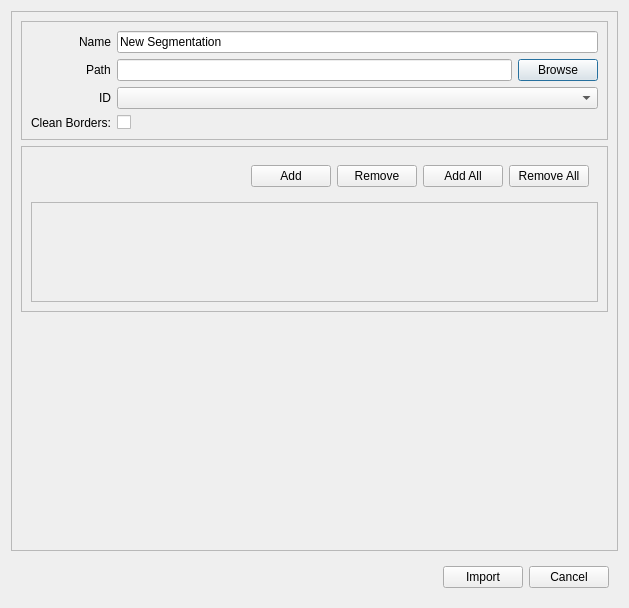
<?xml version="1.0" encoding="UTF-8"?>
<ui version="4.0">
 <class>SegmentImporter</class>
 <widget class="QDialog" name="SegmentImporter">
  <property name="geometry">
   <rect>
    <x>0</x>
    <y>0</y>
    <width>629</width>
    <height>608</height>
   </rect>
  </property>
  <property name="windowTitle">
   <string>Dialog</string>
  </property>
  <layout class="QVBoxLayout" name="verticalLayout">
   <item>
    <widget class="QFrame" name="frame_Additional">
     <property name="minimumSize">
      <size>
       <width>0</width>
       <height>200</height>
      </size>
     </property>
     <property name="frameShape">
      <enum>QFrame::StyledPanel</enum>
     </property>
     <property name="frameShadow">
      <enum>QFrame::Raised</enum>
     </property>
     <property name="lineWidth">
      <number>2</number>
     </property>
     <layout class="QVBoxLayout" name="verticalLayout_2">
      <item>
       <widget class="QFrame" name="frame_Mendatory">
        <property name="sizePolicy">
         <sizepolicy hsizetype="Minimum" vsizetype="Maximum">
          <horstretch>0</horstretch>
          <verstretch>0</verstretch>
         </sizepolicy>
        </property>
        <property name="minimumSize">
         <size>
          <width>0</width>
          <height>0</height>
         </size>
        </property>
        <property name="maximumSize">
         <size>
          <width>16777215</width>
          <height>16777215</height>
         </size>
        </property>
        <property name="frameShape">
         <enum>QFrame::StyledPanel</enum>
        </property>
        <property name="frameShadow">
         <enum>QFrame::Plain</enum>
        </property>
        <property name="lineWidth">
         <number>2</number>
        </property>
        <layout class="QFormLayout" name="formLayout">
         <property name="labelAlignment">
          <set>Qt::AlignRight|Qt::AlignTrailing|Qt::AlignVCenter</set>
         </property>
         <item row="2" column="0">
          <widget class="QLabel" name="label">
           <property name="text">
            <string>Path</string>
           </property>
          </widget>
         </item>
         <item row="2" column="1">
          <layout class="QHBoxLayout" name="horizontalLayout">
           <item>
            <widget class="QLineEdit" name="lineEdit_Path"/>
           </item>
           <item>
            <widget class="QPushButton" name="btn_Browse">
             <property name="text">
              <string>Browse</string>
             </property>
            </widget>
           </item>
          </layout>
         </item>
         <item row="3" column="0">
          <widget class="QLabel" name="lbl_id">
           <property name="text">
            <string>ID</string>
           </property>
           <property name="alignment">
            <set>Qt::AlignRight|Qt::AlignTrailing|Qt::AlignVCenter</set>
           </property>
          </widget>
         </item>
         <item row="3" column="1">
          <widget class="QComboBox" name="comboBox_ID"/>
         </item>
         <item row="1" column="1">
          <widget class="QLineEdit" name="lineEdit_Name">
           <property name="text">
            <string extracomment="The name of the segmentation, how it will later be displayed">New Segmentation</string>
           </property>
          </widget>
         </item>
         <item row="1" column="0">
          <widget class="QLabel" name="label_2">
           <property name="text">
            <string>Name</string>
           </property>
          </widget>
         </item>
         <item row="4" column="0">
          <widget class="QLabel" name="label_3">
           <property name="text">
            <string>Clean Borders:</string>
           </property>
          </widget>
         </item>
         <item row="4" column="1">
          <widget class="QCheckBox" name="checkBox_CleanBorders">
           <property name="toolTip">
            <string>When active, Imported Segments are prevented from overlapping</string>
           </property>
           <property name="text">
            <string/>
           </property>
          </widget>
         </item>
        </layout>
       </widget>
      </item>
      <item>
       <widget class="QFrame" name="frame">
        <property name="frameShape">
         <enum>QFrame::StyledPanel</enum>
        </property>
        <property name="frameShadow">
         <enum>QFrame::Plain</enum>
        </property>
        <property name="lineWidth">
         <number>2</number>
        </property>
        <layout class="QVBoxLayout" name="verticalLayout_3">
         <item>
          <widget class="QWidget" name="horizontalWidget_3" native="true">
           <property name="minimumSize">
            <size>
             <width>0</width>
             <height>0</height>
            </size>
           </property>
           <property name="maximumSize">
            <size>
             <width>16777215</width>
             <height>16777215</height>
            </size>
           </property>
           <layout class="QHBoxLayout" name="horizontalLayout_3">
            <item>
             <spacer name="horizontalSpacer">
              <property name="orientation">
               <enum>Qt::Horizontal</enum>
              </property>
              <property name="sizeHint" stdset="0">
               <size>
                <width>40</width>
                <height>20</height>
               </size>
              </property>
             </spacer>
            </item>
            <item>
             <widget class="QPushButton" name="btn_AddAdditional">
              <property name="text">
               <string>Add</string>
              </property>
             </widget>
            </item>
            <item>
             <widget class="QPushButton" name="btn_RemoveAdditional">
              <property name="text">
               <string>Remove</string>
              </property>
             </widget>
            </item>
            <item>
             <widget class="QPushButton" name="btn_AddAll">
              <property name="text">
               <string>Add All</string>
              </property>
             </widget>
            </item>
            <item>
             <widget class="QPushButton" name="btn_removeAll">
              <property name="text">
               <string>Remove All</string>
              </property>
             </widget>
            </item>
           </layout>
          </widget>
         </item>
         <item>
          <widget class="QFrame" name="formFrame_AdditionalIdentifiers">
           <property name="minimumSize">
            <size>
             <width>0</width>
             <height>100</height>
            </size>
           </property>
           <property name="frameShape">
            <enum>QFrame::StyledPanel</enum>
           </property>
           <property name="lineWidth">
            <number>1</number>
           </property>
           <layout class="QFormLayout" name="formLayout_Additionaldentifiers">
            <property name="sizeConstraint">
             <enum>QLayout::SetDefaultConstraint</enum>
            </property>
            <property name="formAlignment">
             <set>Qt::AlignLeading|Qt::AlignLeft|Qt::AlignTop</set>
            </property>
           </layout>
          </widget>
         </item>
        </layout>
       </widget>
      </item>
      <item>
       <spacer name="verticalSpacer">
        <property name="orientation">
         <enum>Qt::Vertical</enum>
        </property>
        <property name="sizeType">
         <enum>QSizePolicy::Expanding</enum>
        </property>
        <property name="sizeHint" stdset="0">
         <size>
          <width>20</width>
          <height>40</height>
         </size>
        </property>
       </spacer>
      </item>
     </layout>
    </widget>
   </item>
   <item>
    <widget class="QFrame" name="horizontalFrame_2">
     <property name="minimumSize">
      <size>
       <width>0</width>
       <height>0</height>
      </size>
     </property>
     <property name="maximumSize">
      <size>
       <width>16777215</width>
       <height>16777215</height>
      </size>
     </property>
     <layout class="QHBoxLayout" name="frame_Buttons">
      <item>
       <spacer name="horizontalSpacer_2">
        <property name="orientation">
         <enum>Qt::Horizontal</enum>
        </property>
        <property name="sizeHint" stdset="0">
         <size>
          <width>40</width>
          <height>20</height>
         </size>
        </property>
       </spacer>
      </item>
      <item>
       <widget class="QPushButton" name="btn_Import">
        <property name="text">
         <string>Import</string>
        </property>
       </widget>
      </item>
      <item>
       <widget class="QPushButton" name="btn_Cancel">
        <property name="text">
         <string>Cancel</string>
        </property>
       </widget>
      </item>
     </layout>
    </widget>
   </item>
  </layout>
 </widget>
 <resources/>
 <connections/>
</ui>
